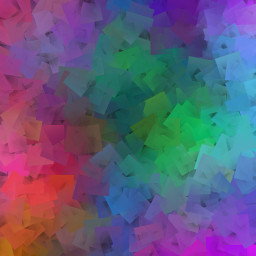
//> input picture Exemplos/blend1.jpg, 256 x 256 px
$ ./kmeans blend1.jpg blend2.jpg   (built with g++ and OpenCV 4)
//> lines starting //> are read from the running program, lines starting //| are printed output that depends on the picture
#include <opencv2/opencv.hpp>
#include <cstdlib>
#include <string>


using namespace cv;
using namespace std;
/* Para este código, foi modificado apenas o numero de rodadas
e a flag do kmeans, que foi definida como KMEANS_RANDOM_CENTERS
Além disso o código foi colocado dentro de um loop, pois o
ao executar o código fora do loop, o resultado foi sempre o mesmo
o que indica que o OpenCV provavelmente está usando a mesma
Seed para a criação da variável aleatória
*/

int main( int argc, char** argv ){
  int nClusters = 6;
  Mat rotulos;
  int nRodadas = 1;
  Mat centros;

  if(argc!=3){
	exit(0);
  }

  for(int i = 0; i < 10; i++){
  Mat img = imread( argv[1], CV_LOAD_IMAGE_COLOR);
//> img is the input picture: 256 rows x 256 cols, CV_8UC3; mean B, G, R 122.3, 90.9, 96.8
  Mat samples(img.rows * img.cols, 3, CV_32F);

  for( int y = 0; y < img.rows; y++ ){
    for( int x = 0; x < img.cols; x++ ){
      for( int z = 0; z < 3; z++){
        samples.at<float>(y + x*img.rows, z) = img.at<Vec3b>(y,x)[z];
	  }
	}
  }

  kmeans(samples,
		 nClusters,
		 rotulos,
		 TermCriteria(CV_TERMCRIT_ITER|CV_TERMCRIT_EPS, 10, 0.0001),
		 nRodadas,
		 KMEANS_RANDOM_CENTERS,
		 centros );
//> centros = [[173, 81.63, 120.8], [169.8, 47.82, 169.2], [81.55, 66, 164.6], [91.73, 117.2, 39.23], [117.6, 70.58, 84.76], [180.2, 145, 73.14]]


  Mat rotulada( img.size(), img.type() );
  for( int y = 0; y < img.rows; y++ ){
    for( int x = 0; x < img.cols; x++ ){
	  int indice = rotulos.at<int>(y + x*img.rows,0);
	  rotulada.at<Vec3b>(y,x)[0] = (uchar) centros.at<float>(indice, 0);
	  rotulada.at<Vec3b>(y,x)[1] = (uchar) centros.at<float>(indice, 1);
	  rotulada.at<Vec3b>(y,x)[2] = (uchar) centros.at<float>(indice, 2);
	}
  }
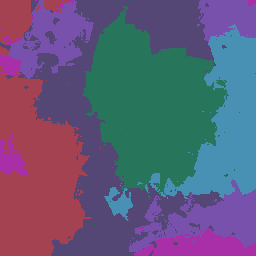
//> rotulada: 256 rows x 256 cols, CV_8UC3; mean B, G, R 121.7, 90.6, 96.3
  //imshow( "clustered image", rotulada );
  string auxiliar = argv[2];
//> auxiliar = "blend2.jpg"
  string nomeimagem = auxiliar + to_string(i) + ".jpg";
//> nomeimagem = "blend2.jpg0.jpg"
   char *nomeimagem1 = &nomeimagem[0u];
//> nomeimagem1 = "blend2.jpg0.jpg"
  imwrite(nomeimagem1, rotulada);
  }

}
